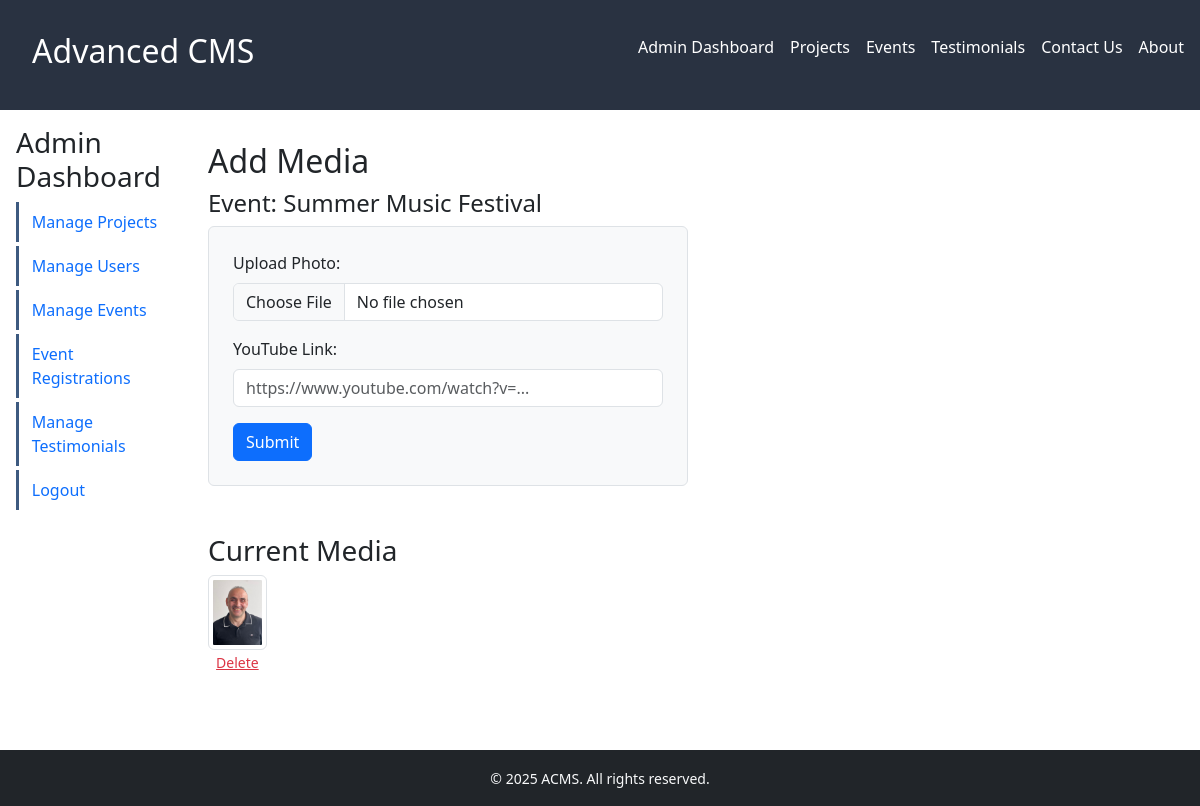
/admin/events_media.php?id=5 (signed in), run on the app's committed database.
### tables this page shows
CREATE TABLE `events` (
  `id` int(11) NOT NULL,
  `title` varchar(255) DEFAULT NULL,
  `description` text,
  `event_date` date DEFAULT NULL,
  `location` varchar(255) DEFAULT NULL,
  `created_at` timestamp NOT NULL DEFAULT CURRENT_TIMESTAMP
);

CREATE TABLE `media` (
  `id` int(11) NOT NULL,
  `event_id` int(11) NOT NULL,
  `media_type` enum('image','youtube','pdf') NOT NULL,
  `media_path` varchar(255) NOT NULL,
  `uploaded_at` timestamp NOT NULL DEFAULT CURRENT_TIMESTAMP
);

### admin/events_media.php (the view, shortened to what this page needs)
<?php
include('includes/database.php');
include('includes/header.php');
?>
<h2>Add Media</h2>
<?php
$query = 'SELECT * FROM events WHERE id = "' . $_GET["id"] . '" LIMIT 1';
$result = mysqli_query($connect, $query);
$record = mysqli_fetch_assoc($result);
$media_query = 'SELECT * FROM media WHERE event_id = "' . $_GET['id'] . '"';
$media_result = mysqli_query($connect, $media_query);
?>
<h4>Event: <?php echo htmlentities($record['title']); ?></h4>
<form method="POST" enctype="multipart/form-data" class="p-4 border rounded bg-light w-50 mb-5">
  <div class="mb-3">
    <label for="photo" class="form-label">Upload Photo:</label>
    <input type="file" name="photo" id="photo" class="form-control">
  </div>
  <div class="mb-3">
    <label for="youtube_url" class="form-label">YouTube Link:</label>
    <input type="url" name="youtube_url" id="youtube_url" class="form-control" placeholder="https://www.youtube.com/watch?v=...">
  </div>
  <button type="submit" class="btn btn-primary">Submit</button>
</form>
<h3>Current Media</h3>
<div class="d-flex flex-wrap">
<?php while ($media = mysqli_fetch_assoc($media_result)): ?>
    <?php if ($media['media_type'] === 'image'): ?>
        <div class="d-inline-block me-3 mb-3 text-center">
            <img src="<?php echo $media['media_path']; ?>"
                 class="img-thumbnail"
                 style="height: 75px; object-fit: cover;">
            <div>
                <a href="events_media_delete.php?media_id=<?php echo $media['id']; ?>" class="small text-danger">Delete</a>
            </div>
        </div>
    <?php endif; ?>
<?php endwhile; ?>
</div>
<?php include('includes/footer.php'); ?>

### admin/styles.css (style rules this page uses)
:root { --text: #293241; --light-text: #fff; --secondary: #3d5a80; --accent: #cc3f1e; --accent-light: rgba(204, 63, 30, 0.2); --light: #e0fbfc; --light-alt: #e5e6e8;; }
*, *::before, *::after { box-sizing:inherit; }
body { font-family: Arial, Helvetica, sans-serif; }

### data on the page
events: title "Summer Music Festival"
media: media_path (picture)
